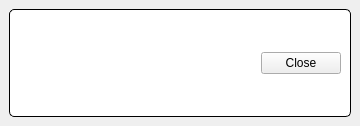
<?xml version="1.0" encoding="UTF-8"?>
<ui version="4.0">
 <class>GaugesSetpointsWindow</class>
 <widget class="QMainWindow" name="GaugesSetpointsWindow">
  <property name="geometry">
   <rect>
    <x>0</x>
    <y>0</y>
    <width>360</width>
    <height>126</height>
   </rect>
  </property>
  <property name="windowTitle">
   <string>Vacuum Gauges Set Points</string>
  </property>
  <widget class="QWidget" name="centralwidget">
   <layout class="QVBoxLayout" name="verticalLayout" stretch="1,0">
    <item>
     <layout class="QVBoxLayout" name="layout">
      <property name="spacing">
       <number>0</number>
      </property>
     </layout>
    </item>
    <item>
     <widget class="QGroupBox" name="titleGroupBox_2">
      <property name="styleSheet">
       <string notr="true">QGroupBox {
	background-color: rgb(255, 255, 255);
    border: 1px solid black;
    border-radius: 5px;
    margin-top: 0.5em;
}

QGroupBox::title {
    subcontrol-origin: margin;
    left: 10px;
    padding: 0 3px 0 3px;
}</string>
      </property>
      <property name="title">
       <string/>
      </property>
      <layout class="QHBoxLayout" name="horizontalLayout_6">
       <item>
        <spacer name="horizontalSpacer">
         <property name="orientation">
          <enum>Qt::Horizontal</enum>
         </property>
         <property name="sizeHint" stdset="0">
          <size>
           <width>513</width>
           <height>20</height>
          </size>
         </property>
        </spacer>
       </item>
       <item>
        <widget class="QPushButton" name="btnClose">
         <property name="text">
          <string>Close</string>
         </property>
        </widget>
       </item>
      </layout>
     </widget>
    </item>
   </layout>
  </widget>
 </widget>
 <resources/>
 <connections/>
</ui>
